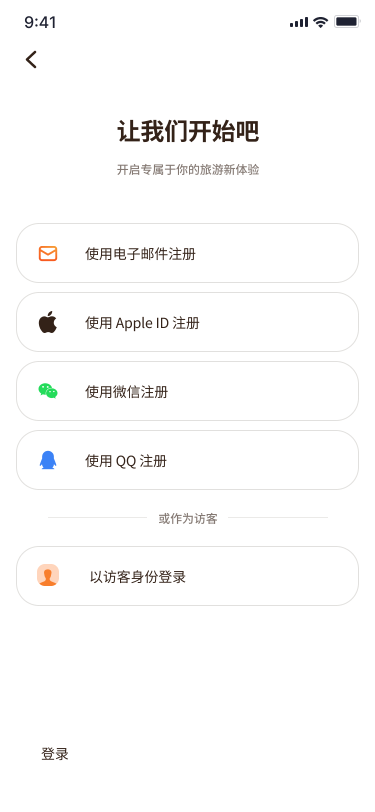
#> input picture 旅记/05-开始.jpg, 750 x 1624 px, found by its file name (shown at 1/2 size); its folder holds 4 pictures in this run
$ python compress_images.py
#> lines starting #> are read from the running program, lines starting #| are printed output that depends on the picture
from PIL import Image
import os

def compress_image(input_path, output_path, quality=80, max_size=(1920, 1080)):
    """压缩图片"""
#> called with input_path = 'E:/汪涛/portfolio/旅记/05-开始.jpg', output_path = 'E:/汪涛/portfolio/旅记/05-开始.jpg', quality = 70, max_size = (1600, 1200)
    try:
        with Image.open(input_path) as img:
            # 转换为RGB（如果是RGBA）
#> img is the input picture: PIL image 750x1624 RGB; mean R, G, B 251.2, 250.9, 250.7
            if img.mode in ('RGBA', 'LA', 'P'):
                img = img.convert('RGB')

            # 调整尺寸
            if img.size[0] > max_size[0] or img.size[1] > max_size[1]:
                img.thumbnail(max_size, Image.Resampling.LANCZOS)
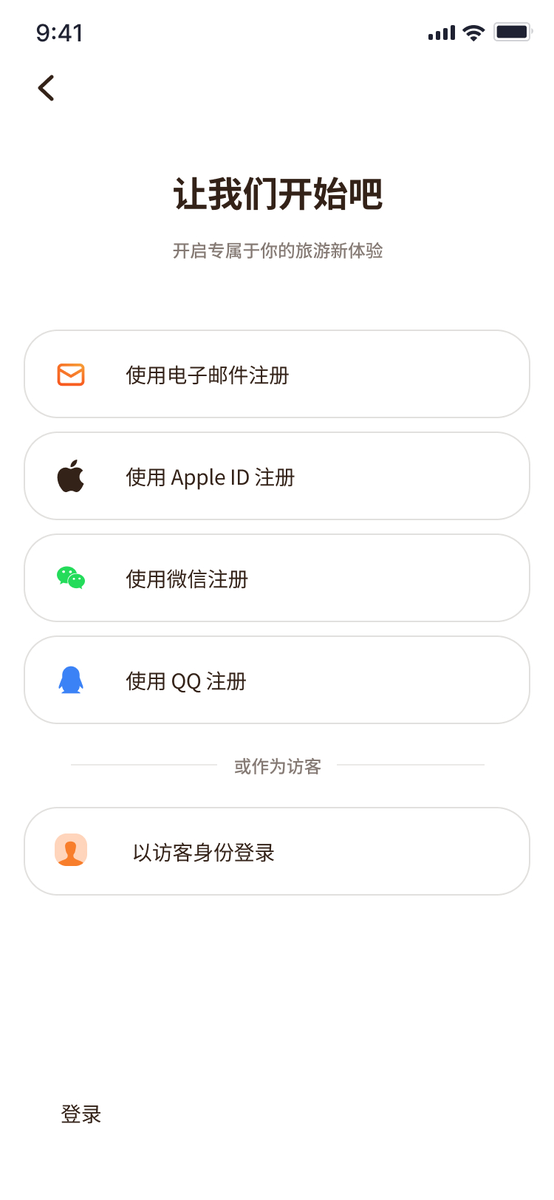
#> img: PIL image 554x1200 RGB; mean R, G, B 251.1, 250.8, 250.6

            # 保存压缩后的图片
            if output_path.endswith('.png'):
                img.save(output_path, 'PNG', optimize=True)
            else:
                img.save(output_path, 'JPEG', quality=quality, optimize=True)

            # 返回压缩后的大小
            return os.path.getsize(output_path)
    except Exception as e:
        print(f"压缩失败 {input_path}: {e}")
        return 0

def batch_compress(directory, quality=75, max_size=(1920, 1080)):
    """批量压缩目录中的图片"""
    total_before = 0
    total_after = 0

    for filename in os.listdir(directory):
        if filename.lower().endswith(('.jpg', '.jpeg', '.png')):
            filepath = os.path.join(directory, filename)
            original_size = os.path.getsize(filepath)
            total_before += original_size

            # 压缩图片
            new_size = compress_image(filepath, filepath, quality, max_size)
            total_after += new_size

            if new_size > 0:
                reduction = (1 - new_size / original_size) * 100
                print(f"{filename}: {original_size/1024:.1f}KB → {new_size/1024:.1f}KB (减少 {reduction:.1f}%)")

    print(f"\n总计: {total_before/1024/1024:.2f}MB → {total_after/1024/1024:.2f}MB")
    print(f"减少: {(1-total_after/total_before)*100:.1f}%")

if __name__ == "__main__":
    print("=== 压缩旅记项目图片 ===")
    batch_compress("E:/汪涛/portfolio/旅记", quality=70, max_size=(1600, 1200))

    print("\n=== 压缩运河项目图片 ===")
    batch_compress("E:/汪涛/portfolio/运河", quality=70, max_size=(1600, 1200))
#> (the run stopped early here; a loop or call above may not have finished)
